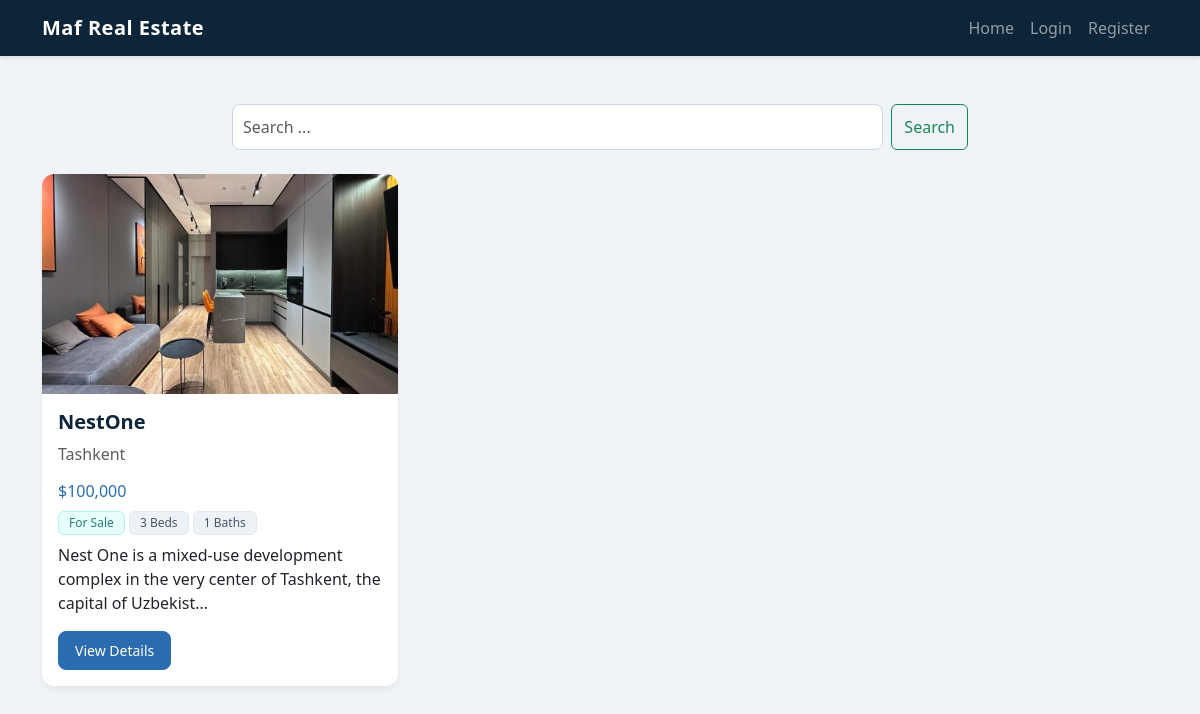
The page / on the database its author committed.
### listings/models.py (models this page shows, shortened)
class Property(models.Model):
    TYPES = (
        ('sale', 'For Sale'),
        ('rent', 'For Rent'),
    )
    agent = models.ForeignKey(AgentProfile, on_delete=models.CASCADE, related_name='properties')
    title = models.CharField(max_length=200)
    description = models.TextField()
    property_type = models.CharField(max_length=10, choices=TYPES, default='sale', verbose_name="Type")
    price = models.DecimalField(max_digits=12, decimal_places=2)
    bedrooms = models.IntegerField()
    bathrooms = models.IntegerField()
    area = models.DecimalField(max_digits=8, decimal_places=2, help_text="Square meters")
    floors_total = models.IntegerField()
    city = models.CharField(max_length=100)
    address = models.CharField(max_length=255)
    has_gas = models.BooleanField(default=False)
    has_electricity = models.BooleanField(default=False)
    has_internet = models.BooleanField(default=False)
    year_built = models.IntegerField()
    last_major_renovation_at = models.DateField(blank=True, null=True)
    published_at = models.DateTimeField(auto_now_add=True)
    image = models.ImageField(upload_to='properties/', blank=True, null=True)

### listings/views.py (the view)
# urls.py: path('', views.home, name='home'),
def home(request):
    query = request.GET.get('q')
    properties = Property.objects.all().order_by('-published_at')
    if query:
        properties = properties.filter(
            Q(title__icontains=query) |
            Q(city__icontains=query) |
            Q(description__icontains=query)
        )
    context = {
        'properties': properties
    }
    return render(request, 'home.html', context)

### templates/home.html
{% extends 'base.html' %}
{% load humanize %}
{% block content %}
<div class="row mb-4">
    <div class="col-md-8 mx-auto">
        <form method="GET" action="" class="d-flex">
            <input class="form-control me-2" type="search" name="q" placeholder="Search ..." aria-label="Search"
                value="{{ request.GET.q|default:'' }}">
            <button class="btn btn-outline-success" type="submit">Search</button>
        </form>
    </div>
</div>
<div class="row">
    {% for property in properties %}
    <div class="col-md-4 mb-4">
        <div class="card h-100">
            {% if property.image %}
            <img src="{{ property.image.url }}" class="card-img-top" alt="{{ property.title }}">
            {% else %}
            <img src="https://via.placeholder.com/300x200" class="card-img-top" alt="No image">
            {% endif %}
            <div class="card-body">
                <h5 class="card-title">{{ property.title }}</h5>
                <p class="card-text text-muted">{{ property.city }}</p>
                <h6 class="text-primary">${{ property.price|floatformat:0|intcomma }}</h6>
                <span class="badge bg-info">{{ property.get_property_type_display }}</span>
                <span class="badge bg-secondary">{{ property.bedrooms }} Beds</span>
                <span class="badge bg-secondary">{{ property.bathrooms }} Baths</span>
                <p class="card-text mt-2">{{ property.description|truncatechars:100 }}</p>
                <a href="{% url 'property_detail' property.pk %}" class="btn btn-primary btn-sm">View Details</a>
            </div>
        </div>
    </div>
    {% empty %}
    <div class="col-12 text-center">
        <p>No properties found.</p>
    </div>
    {% endfor %}
</div>
{% endblock %}

### static/css/style.css (style rules this page uses)
body { background-color: #f0f4f8; font-family: 'Segoe UI', Tahoma, Geneva, Verdana, sans-serif; color: #1a202c; padding-top: 80px; }
.card { border: none; border-radius: 12px; box-shadow: 0 4px 6px rgba(0,0,0,0.05); transition: transform 0.2s ease, box-shadow 0.2s ease; }
.card-img-top { border-radius: 12px 12px 0 0; height: 220px; object-fit: cover; }
.card-title { color: #0d2538; font-weight: 700; }
.text-primary { color: #2b6cb0 !important; }
.btn-primary { background-color: #2b6cb0; border-color: #2b6cb0; border-radius: 8px; font-weight: 500; padding: 8px 16px; }
.form-control { border-radius: 8px; border: 1px solid #cbd5e0; padding: 10px; }
.badge { border-radius: 6px; font-weight: 500; padding: 5px 10px; }
.bg-info { background-color: #e6fffa !important; color: #2c7a7b; border: 1px solid #b2f5ea; }
.bg-secondary { background-color: #edf2f7 !important; color: #4a5568; border: 1px solid #e2e8f0; }

### rows shown on the page
Property: image (picture), title "NestOne", city "Tashkent", price "100,000", property_type "For Sale", bedrooms "3", bathrooms "1", description "Nest One is a mixed-use development complex in the very center of Tashkent, the capital of Uzbekist…"
